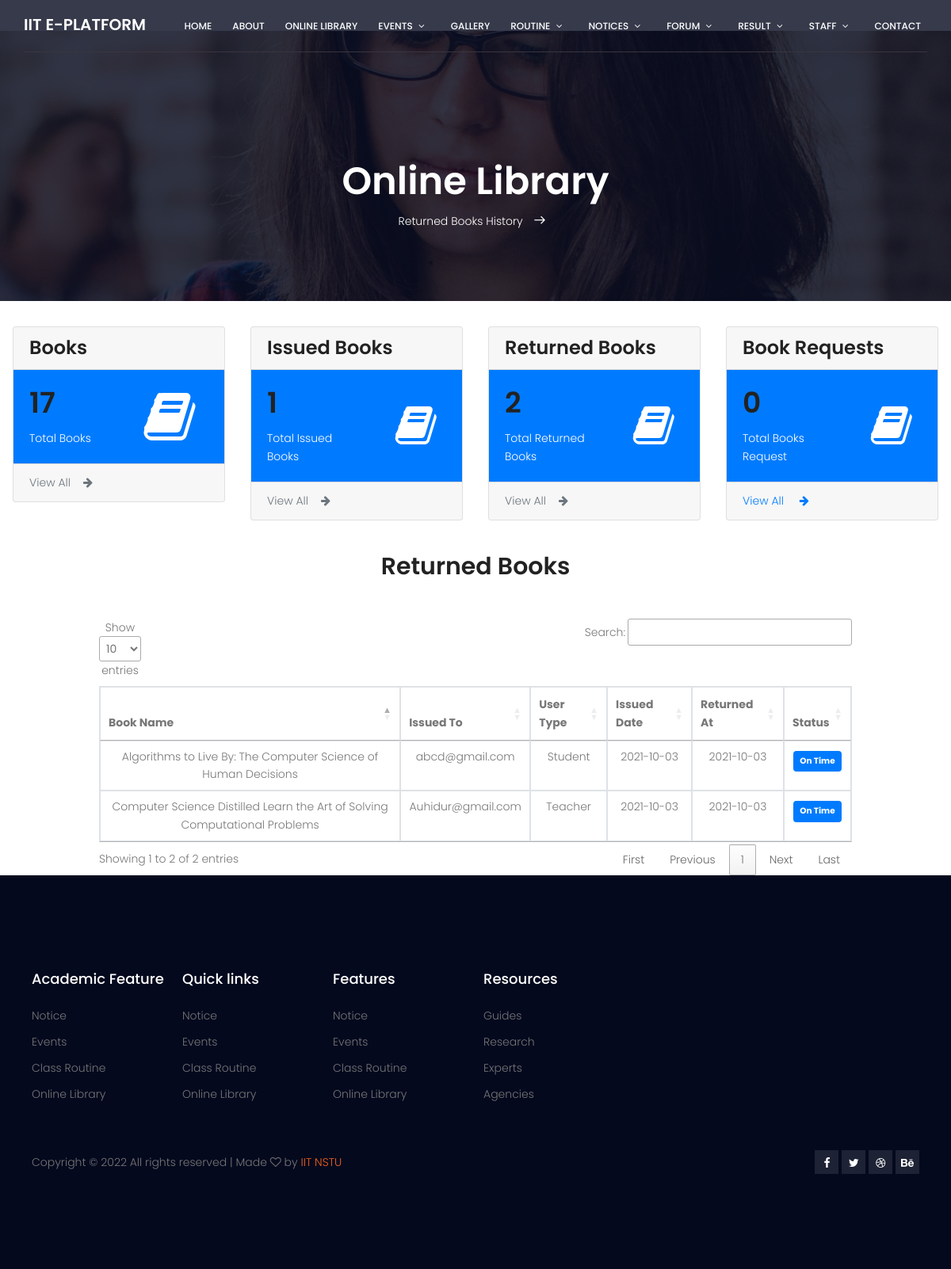
The page /staff-view-book-returned-history.php (signed in) on the database its author committed.
### tables this page shows
CREATE TABLE `issued_books` (
  `issued_id` int(11) NOT NULL,
  `bk_id` int(11) NOT NULL,
  `bk_name` varchar(255) NOT NULL,
  `issued_to` varchar(255) NOT NULL,
  `issue_date` date NOT NULL,
  `return_date` date NOT NULL,
  `u_type` varchar(255) NOT NULL,
  `status` varchar(20) NOT NULL
);

CREATE TABLE `return_books` (
  `return_id` int(11) NOT NULL,
  `issue_id` int(11) NOT NULL,
  `return_date` date NOT NULL,
  `status` varchar(255) NOT NULL
);

### php-database-manipulation-files/php_query_functions.php (called while the page is built, shortened)
<?php
function get_join_table_data($con,$table1,$table2,$col1,$col2)
{
$query = "SELECT $table1.*, $table2.* FROM $table1,$table2 where $table1.$col1=$table2.$col2";
$result =$con->query($query);
return $result;
}
?>

### staff-view-book-returned-history.php (the view, shortened to what this page needs)
<?php include('layout-files/import_files.php') ?>
<!DOCTYPE html>
<html lang="zxx" class="no-js">
<head>
    <?php
    include('layout-files/css-links.php')
    ?>
</head>
<body>
    <?php include('layout-files/navigation-menu.php');
    ?>
    <section class="banner-area relative about-banner" id="home">
        <div class="overlay overlay-bg"></div>
        <div class="container">
            <div class="row d-flex align-items-center justify-content-center">
                <div class="about-content col-lg-12">
                <h1 class="text-white">
                        Online Library
                    </h1>
                    <p class="text-white link-nav"><a href="staff-view-book-returned-history.php"> Returned Books History <span class="lnr lnr-arrow-right"></span></a></p>
                </div>
            </div>
        </div>
    </section>
    <?php include('layout-files/staff-library-topnavbar.php') ?>
    <div class="container">
        <div class="row mt-4">
            <div class="col-10 mx-auto">
                <h2 class="text-center ">
                    Returned Books
                </h2>
                <div class="row text-center mt-5">
                    <div class="mx-auto">
                        <table class="table table-bordered  table-responsive">
                            <thead class="thead-inverse">
                                <tr>
                                    <th>Book Name</th>
                                    <th>Issued To</th>
                                    <th>User Type</th>
                                    <th>Issued Date</th>
                                    <th>Returned At</th>
                                    <th>Status</th>
                                </tr>
                            </thead>
                            <tbody>
                                <?php
                                $result=get_join_table_data($con,'issued_books','return_books','issued_id','issue_id');
                                while ($row = mysqli_fetch_array($result)) {
                                ?>
                                    <tr>
                                        <td><?php echo $row['bk_name']  ?></td>
                                        <td><?php echo $row['issued_to']  ?></td>
                                        <td><?php echo ($row["u_type"] ==1) ? 'Teacher' : 'Student' ?></td>
                                        <td><?php echo $row['issue_date']  ?></td>
                                        <td><?php echo $row['return_date']  ?></td>
                                        <td><?php echo ($row['status']=='Delayed') ? '<span class="badge badge-danger mt-1 p-2">Delayed</span>' : '<span class="badge mt-1 badge-primary p-2">On Time</span>' ?></td>
                                    </tr>
                                <?php
                                }
                                ?>
                            </tbody>
                        </table>
                    </div>
                </div>
            </div>
        </div>
    </div>
    <?php include('layout-files/footer.php') ?>
</body>
</html>

### css/main.css (style rules this page uses)
body { color:#777;font-family:"Poppins",sans-serif;font-size:14px;font-weight:300;line-height:1.625em;position:relative }
a { -webkit-transition:all 0.3s ease 0s;-moz-transition:all 0.3s ease 0s;-o-transition:all 0.3s ease 0s;transition:all 0.3s ease 0s }
a,a:focus,a:hover { text-decoration:none;outline:0 }
h1,h2,h3,h4,h5,h6 { font-family:"Poppins",sans-serif;color:#222;line-height:1.2em !important;margin-bottom:0;margin-top:0;font-weight:600 }
h1,.h1 { font-size:36px }
h2,.h2 { font-size:30px }
td,th { border-radius:0px }
.text-white { color:#fff }
.text-center { text-align:center }
.relative { position:relative }
.overlay { position:absolute;left:0;right:0;top:0;bottom:0 }
h1 { font-size:36px }
h2 { font-size:30px }
h1,h2,h3,h4,h5,h6 { line-height:1.5em }
.banner-area { background:url(../img/banner-bg.jpg) right;background-size:cover }
.banner-area .overlay-bg { background-color:rgba(4,9,30,0.8) }
.link-nav { margin-top:10px;margin-bottom:0px }
.about-banner { background:url(../img/top-banner.jpg) right no-repeat;background-size:cover }
.about-content { margin-top:110px;padding:90px 0px;text-align:center }
.about-content h1 { font-size:48px;font-weight:600 }
.about-content a { color:#fff;font-weight:300;font-size:14px }
.about-content .lnr { margin:0px 10px;font-weight:600 }

### code-editor/editor.css (style rules this page uses)
.wysiwyg_editor > .wysiwyg_editor_footer > .row > .col-xs-1, .col-sm-1, .col-md-1, .col-lg-1, .col-xs-2, .col-sm-2, .col-md-2, .col-lg-2, .col-xs-3, .col-sm-3, .col-md-3, .col-lg-3, .col-xs-4, .col-sm-4, .col-md-4, .col-lg-4, .col-xs-5, .col-sm-5, .col-md-5, .col-lg-5, .col-xs-6, .col-sm-6, .col-md-6, .col-lg-6, .col-xs-7, .col-sm-7, .col-md-7, .col-lg-7, .col-xs-8, .col-sm-8, .col-md-8, .col-lg-8, .col-xs-9, .col-sm-9, .col-md-9, .col-lg-9, .col-xs-10, .col-sm-10, .col-md-10, .col-lg-10, .col-xs-11, .col-sm-11, .col-md-11, .col-lg-11, .col-xs-12, .col-sm-12, .col-md-12, .col-lg-12 { position: relative; min-height: 1px; padding-left: 10px; padding-right: 10px; }

### rows shown on the page
issued_books: bk_name "Computer Science Distilled Learn the Art of Solving Computational Problems", issued_to "Auhidur@gmail.com", u_type "Teacher", issue_date "2021-10-03", return_books.return_date "2021-10-03"
issued_books: bk_name "Algorithms to Live By: The Computer Science of Human Decisions", issued_to "abcd@gmail.com", u_type "Student", issue_date "2021-10-03", return_books.return_date "2021-10-03"

### other values the page prints
num_of_rows($con,'books_catalog','','') "17"
num_of_rows($con,'issued_books',$condition,'') "1"
num_of_rows($con,'return_books','','') "2"
num_of_rows($con,'book_requests','','') "0"
